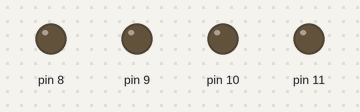
Simulated run of this sketch. Board: Arduino Uno, built with avr-gcc and run on an emulated ATmega328P. Parts: output pins drawn as LEDs (lit = HIGH). At 28.2 s the program stops and its outputs stay as they are.

Above: at 0.1 s.
At 2.1 s:
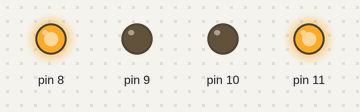
At 4.3 s:
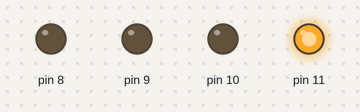
At 7.3 s:
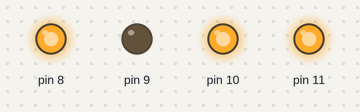
Timing chart, 0 to 8.8 s (numbered marks = the images above):
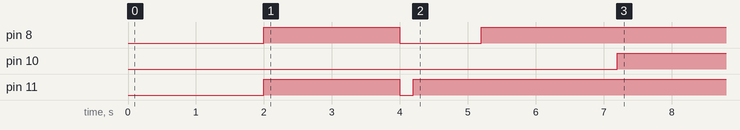

The sketch:

movement.ino
```cpp
void setup() {
  // put your setup code here, to run once:
pinMode(8, OUTPUT);
pinMode(9 , OUTPUT);
pinMode(10, OUTPUT);
pinMode(11, OUTPUT);
}

void loop() {
  // put your main code here, to run repeatedly:
 delay(2000);
digitalWrite(8 , HIGH);
digitalWrite(11, HIGH);
delay(2000);
digitalWrite(8, LOW);
digitalWrite(11, LOW);
delay(200);
digitalWrite(11, HIGH);
digitalWrite(8, LOW);
delay (1000);
digitalWrite(8, HIGH);
digitalWrite(11, HIGH);
delay(2000);
digitalWrite(8, HIGH);
digitalWrite(10, HIGH);
delay(1000);
digitalWrite(8 , HIGH);
digitalWrite(11, HIGH);
delay(20000);
exit(0);
}
```

Measured:
- by itself, pin 8: LOW → HIGH at 2.0 s, → LOW 2.0 s later, → HIGH 1.2 s later
- by itself, pin 10: LOW → HIGH at 7.2 s
- by itself, pin 11: LOW → HIGH at 2.0 s, → LOW 2.0 s later, → HIGH 0.20 s later
